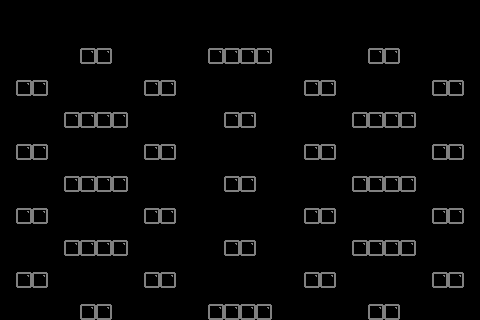

Tiled map render using the project's own tile images. Description and the map definition, with tile-layer contents summarised, below:
An orthogonal 30x20 tile map with 16x16 px tiles, 2 tile layers (bricks, solidbricks), 3 tilesets and 16 objects (6x PowerUpSpawnPoint, 5x randomBossEnemySpawnPoint, SpawnPoint, BoxingGlovePowerUp, ExitDoor, ...).

<map version="1.0" orientation="orthogonal" width="30" height="20" tilewidth="16" tileheight="16">
 <tileset firstgid="1" name="TileSetTemplate" tilewidth="16" tileheight="16">
  <image source="TileSetTemplate.png" width="64" height="64" />
 </tileset>
 <tileset firstgid="17" name="TileSetTemplateSolid" tilewidth="16" tileheight="16">
  <image source="TileSetTemplateSolid.png" width="64" height="64" />
 </tileset>
 <tileset firstgid="33" name="Tile 12 Gray" tilewidth="16" tileheight="16">
  <image source="Tile 12 Gray.png" width="16" height="16" />
 </tileset>
 <layer name="bricks" width="30" height="20">
  <data>[600 cells, 78 non-empty, 1 distinct tile ids]</data>
 </layer>
 <layer name="solidbricks" width="30" height="20">
  <data>[600 cells, 0 non-empty, 0 distinct tile ids]</data>
 </layer>
 <objectgroup name="Objects" width="30" height="20">
  <object x="-60" y="145" height="20" />
  <object name="SpawnPoint" x="122" y="97">
   <properties>
    <property name="SpawnPoint" value="1" />
   </properties>
  </object>
  <object name="randomBossEnemySpawnPoint" x="24" y="298">
   <properties>
    <property name="jetmanSpawnsHere" value="1" />
    <property name="randomBossEnemySpawnPoint" value="2" />
   </properties>
  </object>
  <object name="randomBossEnemySpawnPoint" x="26" y="25">
   <properties>
    <property name="jetmanSpawnsHere" value="1" />
    <property name="randomBossEnemySpawnPoint" value="1" />
   </properties>
  </object>
  <object name="randomBossEnemySpawnPoint" x="460" y="303">
   <properties>
    <property name="jetmanSpawnsHere" value="1" />
    <property name="randomBossEnemySpawnPoint" value="4" />
   </properties>
  </object>
  <object name="randomBossEnemySpawnPoint" x="460" y="23">
   <properties>
    <property name="jetmanSpawnsHere" value="1" />
    <property name="randomBossEnemySpawnPoint" value="3" />
   </properties>
  </object>
  <object name="BoxingGlovePowerUp" x="242" y="91">
   <properties>
    <property name="BoxingGlovePowerUp" value="1" />
   </properties>
  </object>
  <object name="randomBossEnemySpawnPoint" x="242" y="154">
   <properties>
    <property name="flyThroughWallsDiagonalFlyerSpawnsHere" value="1" />
    <property name="jetmanSpawnsHere" value="1" />
    <property name="randomBossEnemySpawnPoint" value="5" />
   </properties>
  </object>
  <object name="PowerUpSpawnPoint" x="242" y="217">
   <properties>
    <property name="PowerUpSpawnPoint" value="5" />
   </properties>
  </object>
  <object name="PowerUpSpawnPoint" x="241" y="26">
   <properties>
    <property name="PowerUpSpawnPoint" value="1" />
   </properties>
  </object>
  <object name="ExitDoor" x="241" y="275">
   <properties>
    <property name="ExitDoor" value="1" />
   </properties>
  </object>
  <object name="PowerUpSpawnPoint" x="97" y="152">
   <properties>
    <property name="PowerUpSpawnPoint" value="3" />
   </properties>
  </object>
  <object name="PowerUpSpawnPoint" x="386" y="154">
   <properties>
    <property name="PowerUpSpawnPoint" value="4" />
   </properties>
  </object>
  <object name="PowerUpSpawnPoint" x="34" y="57">
   <properties>
    <property name="PowerUpSpawnPoint" value="0" />
   </properties>
  </object>
  <object name="PowerUpSpawnPoint" x="449" y="58">
   <properties>
    <property name="PowerUpSpawnPoint" value="2" />
   </properties>
  </object>
  <object name="skeletonWhaleSpawnPoint" x="417" y="153">
   <properties>
    <property name="isBoss" value="YES" />
    <property name="skeletonWhaleSpawnPoint" value="1" />
   </properties>
  </object>
 </objectgroup>
</map>
